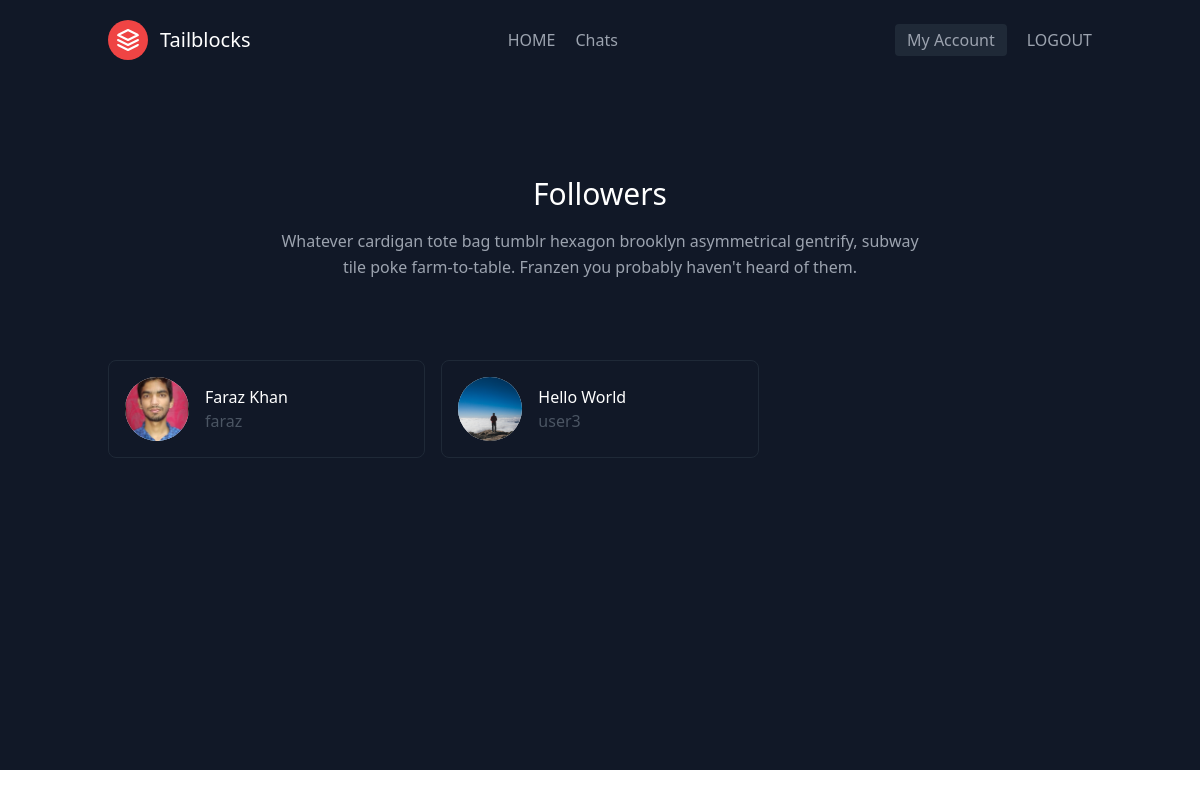
The page /followers/17/26/ (signed in) on the database its author committed.
### src_code/models.py (models this page shows)
class Detail(models.Model):
    user = models.ForeignKey(User, on_delete=models.CASCADE)
    profile_pic = models.ImageField(default='default_pic.jpg', upload_to ='media/% Y/% m/% d/',null=True)
    name = models.CharField(max_length=200, null=True, blank=True)
    followers = models.ManyToManyField(User, related_name='followers', blank=True)
    following = models.ManyToManyField(User, related_name='following', blank=True)
    bool_abuse = models.BooleanField(default=False)
    bool_hate = models.BooleanField(default=False)
    def __str__(self):
        return self.name

### src_code/views.py (the view)
# urls.py: path('followers/<int:pk_of_users>/<int:detail_of_user>/', views.followers, name='followers-page'),
def followers(request, pk_of_users, detail_of_user):
    d = {}
    user_is = User.objects.get(id=detail_of_user)
    detail = Detail.objects.get(pk=pk_of_users)
    for item in detail.followers.all():
        user = Detail.objects.get(user=item)
        d[user] = item
    context = {
        'detail':detail,
        'd':d.items(),
    }
    return render(request, 'src_code/followers.html', context)

### src_code/templates/src_code/followers.html
{% extends 'src_code/basics/base.html' %}
{% block content %}
<section class="text-gray-400 bg-gray-900 body-font">
    <div class="container px-5 py-24 mx-auto">
      <div class="flex flex-col text-center w-full mb-20">
        <h1 class="sm:text-3xl text-2xl font-medium title-font mb-4 text-white">Followers</h1>
        <p class="lg:w-2/3 mx-auto leading-relaxed text-base">Whatever cardigan tote bag tumblr hexagon brooklyn asymmetrical gentrify, subway tile poke farm-to-table. Franzen you probably haven't heard of them.</p>
      </div>
      <div class="flex flex-wrap -m-2">
        {% for key,value in d %}
        <div class="p-2 lg:w-1/3 md:w-1/2 w-full">
          <div class="h-full flex items-center border-gray-800 border p-4 rounded-lg">
            <img alt="team" class="w-16 h-16 bg-gray-100 object-cover object-center flex-shrink-0 rounded-full mr-4" src="{{key.profile_pic.url}}">
            <a href="{% url 'user-page' user_id=value.pk %}"><div class="flex-grow">
              <h2 class="text-white title-font font-medium">{{key}}</h2>
              <p class="text-gray-600">{{value}}</p>
            </div></a>
          </div>
        </div>
        {% endfor %}
      </div>
    </div>
    <br><br><br><br><br><br><br><br><br>
  </section>
{% endblock content %}

### rows shown on the page
Detail: profile_pic (picture), name "Faraz Khan", username "faraz"
Detail: profile_pic (placeholder picture), name "Hello World", username "user3"
